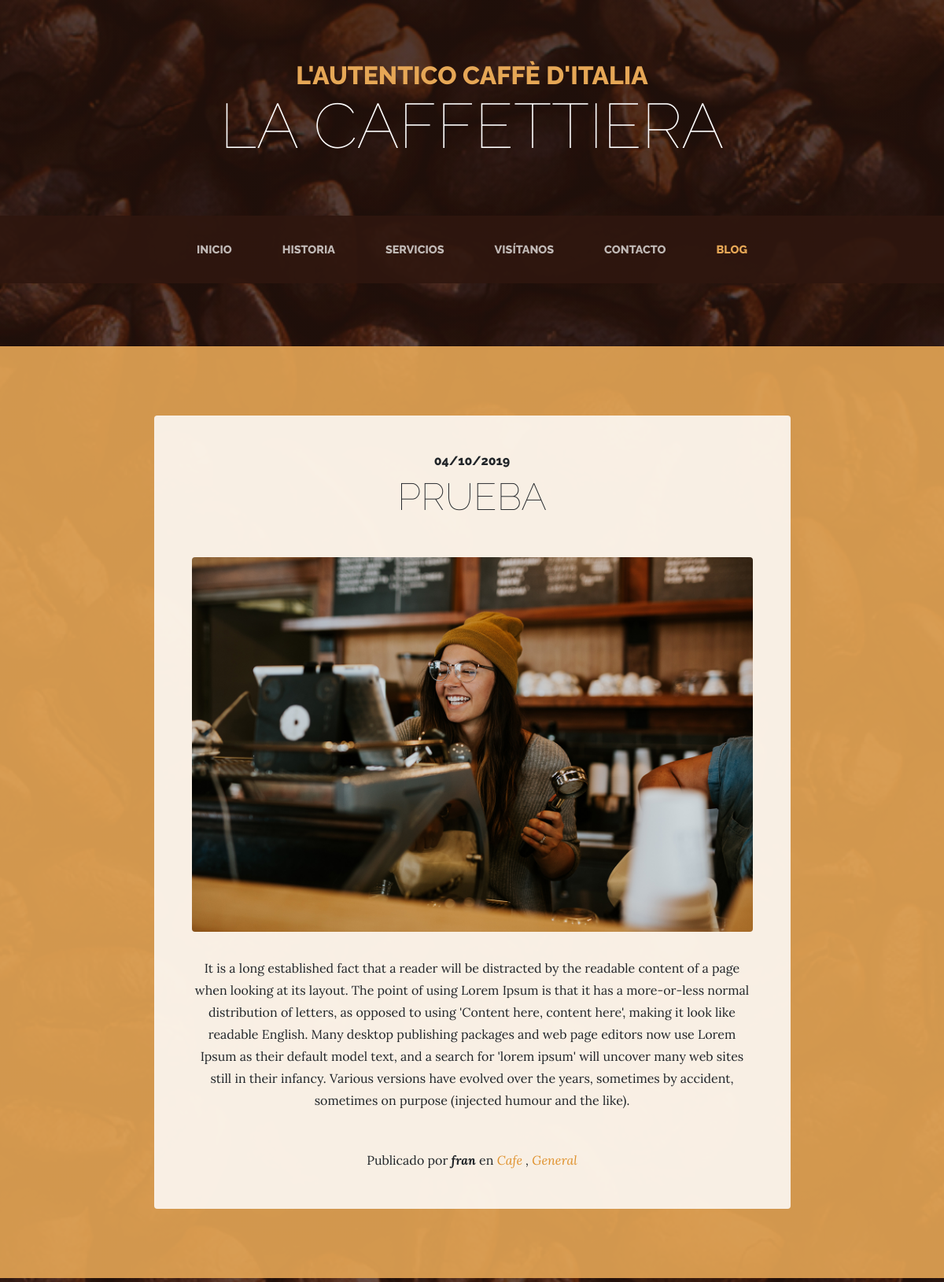
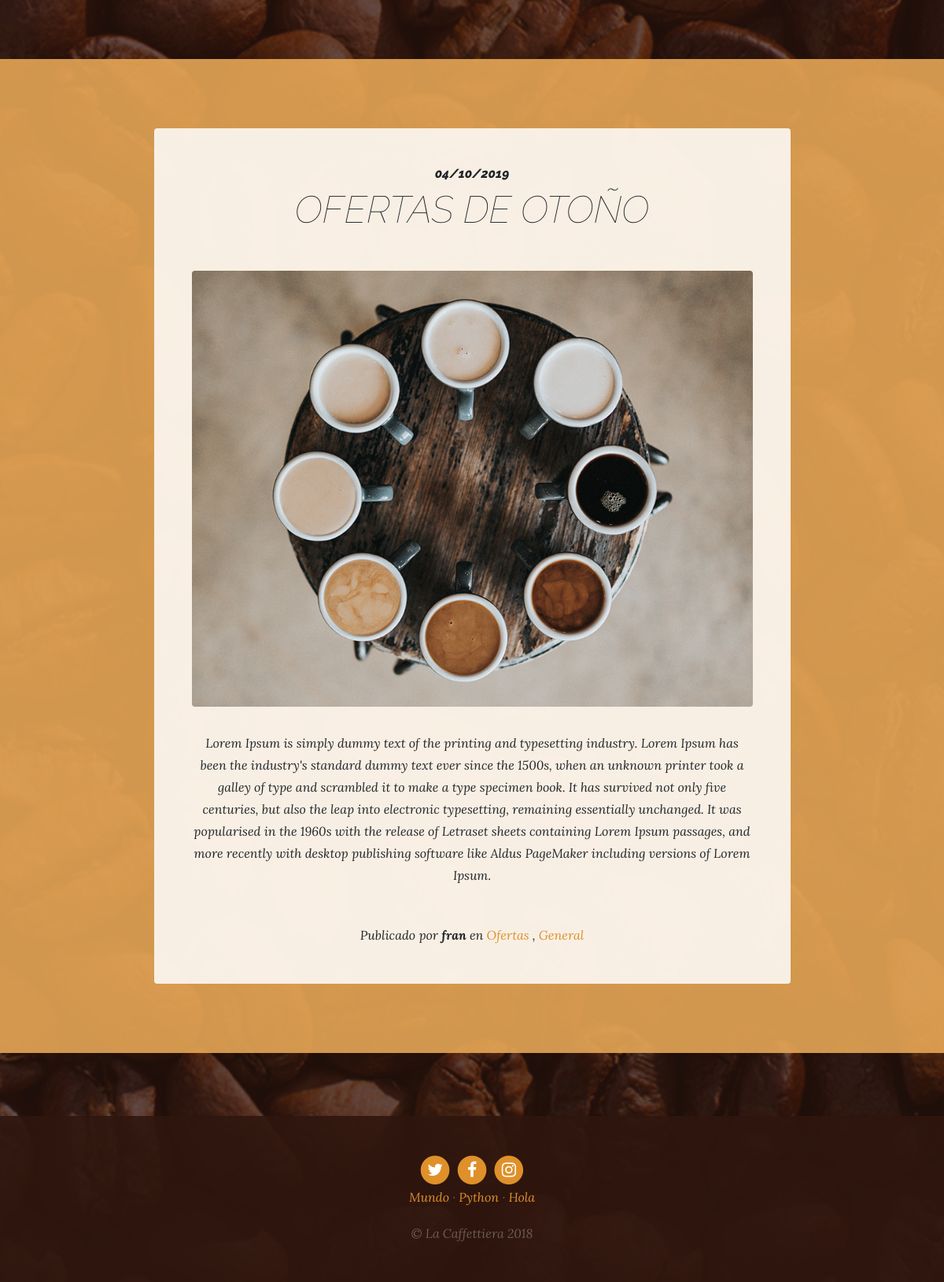
Screenshot of /blog/category/1/ with the database file from the repository (2 pictures, top to bottom).
### blog/models.py (models this page shows, shortened)
class Post(models.Model):
    title = models.CharField(max_length=100, verbose_name="Titulo")
    content = models.TextField(verbose_name="Contenido")
    published = models.DateTimeField(verbose_name="Fecha de publicación", default=now)
    image = models.ImageField(verbose_name="Imagen", upload_to="blog", null=True, blank=True)
    author = models.ForeignKey(User, verbose_name="Autor", on_delete=models.CASCADE)
    categories = models.ManyToManyField(Category, verbose_name="Categorias", related_name="get_posts")
    created = models.DateTimeField(auto_now_add=True,  verbose_name = "Fecha de creación")
    updated = models.DateTimeField(auto_now=True,  verbose_name = "Fecha de actualización")
    class Meta:
        verbose_name = "entrada"
        verbose_name_plural= "entradas"
        ordering = ["-created"]

class Category(models.Model):
    name = models.CharField(max_length=100, verbose_name="Nombre")
    created = models.DateTimeField(auto_now_add=True,  verbose_name = "Fecha de creación")
    updated = models.DateTimeField(auto_now=True,  verbose_name = "Fecha de actualización")
    class Meta:
        verbose_name = "categoria"
        verbose_name_plural= "categorias"
        ordering = ["-created"]

### pages/models.py (models this page shows, shortened)
class Page(models.Model):
    title = models.CharField(verbose_name="Titulo", max_length=200)
    content = RichTextField(verbose_name="Contenido")
    order = models.SmallIntegerField(verbose_name="Orden", default=0)
    created = models.DateTimeField(auto_now_add=True,  verbose_name = "Fecha de creación")
    updated = models.DateTimeField(auto_now=True,  verbose_name = "Fecha de actualización")
    class Meta:
        verbose_name = "pagina"
        verbose_name_plural= "paginas"
        ordering = ['order','title']

### blog/views.py (the view)
# urls.py: path('category/<int:category_id>/',blog_views.category, name="category"),
def category(request, category_id):
    category = get_object_or_404(Category, id=category_id)
    return render(request,"blog/category.html", {'category':category})

### pages/templatetags/pages_extras.py (called while the page is built)
@register.simple_tag
def get_page_list():
    pages = Page.objects.all()
    return pages

### social/processors.py (called while the page is built)
def contex_dict(request):
    contex = {}
    links = Link.objects.all()
    for link in links:
        contex[link.key] = link.url
    return contex

### blog/templates/blog/category.html (shortened to what this page needs)
{% extends 'core/base.html' %}
{% load static %}
{% block content %}
  {% for post in category.get_posts.all  %}
  <section class="page-section cta">
    <div class="container">
      <div class="row">
        <div class="col-xl-9 mx-auto">
          <div class="cta-innerv text-center rounded">
            <h2 class="section-heading mb-5">
              <span class="section-heading-upper">{{post.published|date:"SHORT_DATE_FORMAT"}}</span>
              <span class="section-heading-lower">{{post.title}}</span>
            </h2>
            <p class="mb-0">
              <img class="mx-auto d-flex rounded img-fluid mb-3 mb-lg-0" src="{{post.image.url}}" alt="">
            </p>
            <p class="mb-0 mbt">
             {{post.content|linebreaks}}
            </p>
            <p class="mb-0 mbt">
              <span class="section-heading-under">Publicado por <em><b>{{post.author}}</b></em> en <em>
                <em>
                  {% for category in post.categories.all  %}
                  <a href="{% url 'category' category.id%}" class="link">{{category.name}}</a> {% if not forloop.last  %},{% endif %}
                  {% endfor %}
                </em>
              </span>
            </p>
          </div>
        </div>
      </div>
    </div>
  </section>
  {% endfor %}
{% endblock %}

### core/templates/core/base.html (shortened to what this page needs)
<!DOCTYPE html>
<html lang="es">
  <head>
    {% load static %}
    <link href="{% static 'core/vendor/bootstrap/css/bootstrap.min.css' %}" rel="stylesheet">
    <link href="{% static 'core/vendor/font-awesome/css/font-awesome.min.css' %}" rel="stylesheet" type="text/css">
    <link href="{% static 'core/css/business-casual.css' %}" rel="stylesheet">
  </head>
  <body>
    <h1 class="site-heading text-center text-white d-none d-lg-block">
      <span class="site-heading-upper text-primary mb-3">L'autentico caffè d'italia</span>
      <span class="site-heading-lower">La Caffettiera</span>
    </h1>
    <nav class="navbar navbar-expand-lg navbar-dark py-lg-4" id="mainNav">
      <div class="container">
        <div class="collapse navbar-collapse" id="navbarResponsive">
          <ul class="navbar-nav mx-auto">
            <li class="nav-item px-lg-4 {% if request.path == '/'%} active {% endif %}">
              <a class="nav-link text-uppercase text-expanded" href="{% url 'home' %}">Inicio</a>
            </li>
            <li class="nav-item px-lg-4 {% if request.path == '/about/'%} active {% endif %}">
              <a class="nav-link text-uppercase text-expanded" href="{% url 'about' %}">Historia</a>
            </li>
            <li class="nav-item px-lg-4 {% if request.path == '/services/'%} active {% endif %}">
              <a class="nav-link text-uppercase text-expanded" href="{% url 'services' %}">Servicios</a>
            </li>
            <li class="nav-item px-lg-4 {% if request.path == '/store/'%} active {% endif %}">
              <a class="nav-link text-uppercase text-expanded" href="{% url 'store' %}">Visítanos</a>
            </li>
            <li class="nav-item px-lg-4 {% if request.path == '/contact/'%} active {% endif %}">
              <a class="nav-link text-uppercase text-expanded" href="{% url 'contact' %}">Contacto</a>
            </li>
            <li class="nav-item px-lg-4 {% if request.path|slice:":6" == '/blog/'%} active {% endif %}">
              <a class="nav-link text-uppercase text-expanded" href="{% url 'blog' %}">Blog</a>
            </li>
          </ul>
        </div>
      </div>
    </nav>
    {% block content %} {% endblock %}
    <footer class="footer text-faded text-center py-5">
      <div class="container">
        <p class="m-0">
        {% if LINK_TWITTER %}
         <a href="{{LINK_TWITTER}}" class="link">
	          <span class="fa-stack fa-lg">
	            <i class="fa fa-circle fa-stack-2x"></i>
	            <i class="fa fa-twitter fa-stack-1x fa-inverse"></i>
	          </span>
	        </a>
        {% endif %}
        {% if LINK_FACEBOOK %}
	        <a href="{{LINK_FACEBOOK}}" class="link">
	          <span class="fa-stack fa-lg">
	            <i class="fa fa-circle fa-stack-2x"></i>
	            <i class="fa fa-facebook fa-stack-1x fa-inverse"></i>
	          </span>
	        </a>
        {% endif %}
        {% if LINK_INSTAGRAM %}
	        <a href="{{LINK_INSTAGRAM}}" class="link">
	          <span class="fa-stack fa-lg">
	            <i class="fa fa-circle fa-stack-2x"></i>
	            <i class="fa fa-instagram fa-stack-1x fa-inverse"></i>
	          </span>
	        </a>
        {% endif %}
	    </p>
    {% load pages_extras %}
    {% get_page_list as page_list %}
    {% for page in page_list  %}
    <a href="{% url 'page' page.id page.title|slugify %}" class="link">{{page.title}}</a> {% if not forloop.last %} · {% endif %}
    {% endfor %}
        <p class="m-0 mbt1">&copy; La Caffettiera 2018</p>
      </div>
	</footer>
  </body>
</html>

### core/static/core/css/business-casual.css (style rules this page uses)
body { font-family: 'Lora'; background: linear-gradient(rgba(47, 23, 15, 0.65), rgba(47, 23, 15, 0.65)), url("../img/bg.jpg"); background-attachment: fixed; background-position: center; background-size: cover; }
h1, h2, h3, h4, h5, h6 { font-family: 'Raleway'; }
p { line-height: 1.75; }
.text-faded { color: rgba(255, 255, 255, 0.3); }
.site-heading { margin-top: 5rem; margin-bottom: 5rem; text-transform: uppercase; line-height: 1; font-family: 'Raleway'; }
.site-heading .site-heading-upper { display: block; font-size: 2rem; font-weight: 800; }
.site-heading .site-heading-lower { font-size: 5rem; font-weight: 100; line-height: 4rem; }
.page-section { margin-top: 5rem; margin-bottom: 5rem; }
.section-heading { text-transform: uppercase; }
.section-heading .section-heading-upper { display: block; font-size: 1rem; font-weight: 800; padding-bottom:.5rem; }
.section-heading .section-heading-lower { display: block; font-size: 3rem; font-weight: 100; }
#mainNav { background-color: rgba(47, 23, 15, 0.9); font-family: 'Raleway'; }
#mainNav .navbar-nav .nav-item .nav-link { color: rgba(255, 255, 255, 0.7); font-weight: 800; }
#mainNav .navbar-nav .nav-item.active .nav-link { color: #e6a756; }
@media (min-width: 992px) { #mainNav .navbar-nav .nav-item .nav-link { font-size: 0.9rem; } }
.cta { padding-top: 5rem; padding-bottom: 5rem; background-color: rgba(230, 167, 86, 0.9); }
.cta .cta-innerv { position: relative; padding: 3rem; margin: 0.5rem; background-color: rgba(255, 255, 255, 0.85); }
.footer { background-color: rgba(47, 23, 15, 0.9); }
.text-primary { color: #e6a756 !important; }
.mbt { padding-top: 2rem; }
.mbt1 { padding-top: 1.25rem; }
a.link { color: #df902a; }

### rows the page displays
Post: published "04/10/2019", title "PRUEBA", image (picture), content "It is a long established fact that a reader will be distracted by the readable content of a page when looking at its layout. The point of using Lorem Ipsum is that it has a more-or-less normal distribution of letters, as opposed to using 'Content here, content here', making it look like readable English. Many desktop publishing packages and web page editors now use Lorem Ipsum as their default model text, and a search for 'lorem ipsum' will uncover many web sites still in their infancy. Various versions have evolved over the years, sometimes by accident, sometimes on purpose (injected humour and the like).", author "fran"
Category: name "Cafe"
Category: name "General"
Post: published "04/10/2019", title "OFERTAS DE OTOÑO", image (picture), content "Lorem Ipsum is simply dummy text of the printing and typesetting industry. Lorem Ipsum has been the industry's standard dummy text ever since the 1500s, when an unknown printer took a galley of type and scrambled it to make a type specimen book. It has survived not only five centuries, but also the leap into electronic typesetting, remaining essentially unchanged. It was popularised in the 1960s with the release of Letraset sheets containing Lorem Ipsum passages, and more recently with desktop publishing software like Aldus PageMaker including versions of Lorem Ipsum.", author "fran"
Category: name "Ofertas"
Page: title "Mundo"
Page: title "Python"
Page: title "Hola"
